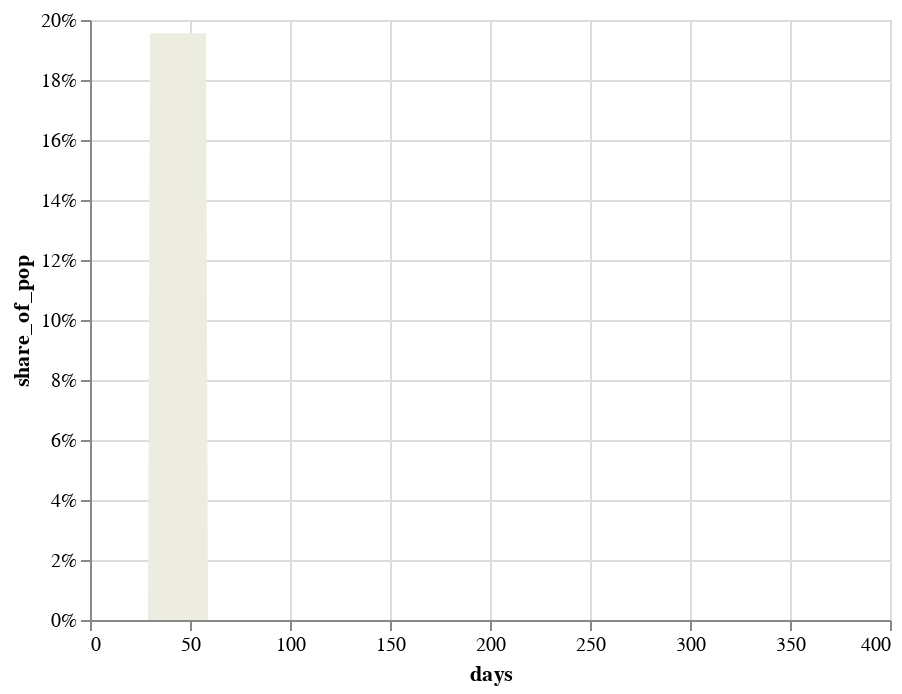

Notebook code for this chart:
### Code cell
chart3=alt.Chart(longform[longform["variable"].isin([ "time_during_action"])]).mark_area(
    color="#EDECE1").encode(
    alt.X('days:Q'),
    alt.Y('share_of_pop:Q',axis=alt.Axis(format='%')),
    
    )


chart3

### Figure 1 — Vega-Lite specification as saved in the notebook (floating-point values rounded to 4 significant figures; data arrays with more than 128 entries replaced by an {"elided": "..."} marker saying what was removed)
{"config": {"view": {"continuousWidth": 400, "continuousHeight": 300}}, "data": {"name": "data-31257e3fa725f381bbf4e1ca879df56d"}, "mark": {"type": "area", "color": "#EDECE1"}, "encoding": {"x": {"type": "quantitative", "field": "days"}, "y": {"type": "quantitative", "axis": {"format": "%"}, "field": "share_of_pop"}}, "$schema": "https://vega.github.io/schema/vega-lite/v4.0.0.json", "datasets": {"data-31257e3fa725f381bbf4e1ca879df56d": {"elided": "365 records"}}}
